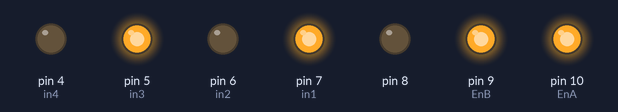
Simulated run of this sketch. Board: Arduino Uno, built with avr-gcc and run on an emulated ATmega328P. Parts: output pins drawn as LEDs (lit = HIGH).

Above: at 0.1 s.
Timing chart, 0 to 1.6 s (numbered marks = the images above):
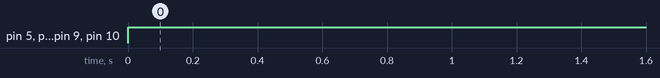

The sketch:

ss1.ino
```cpp
int EnA = 10;
int EnB = 9;
int in1 = 7;
int in2 = 6;
int in3 = 5;
int in4 = 4;

void setup() {
for(int i = 4;i <= 10;i++){
  pinMode(i,OUTPUT);
}


}

void loop() {
  analogWrite(EnA,255);
  digitalWrite(in1,HIGH);
  digitalWrite(in2,LOW);

  analogWrite(EnB,255);
  digitalWrite(in3,HIGH);
  digitalWrite(in4,LOW);


}
```

Measured:
- by itself, pin 5 (in3), pin 7 (in1), pin 9 (EnB), pin 10 (EnA): LOW → HIGH at 0.00 s
